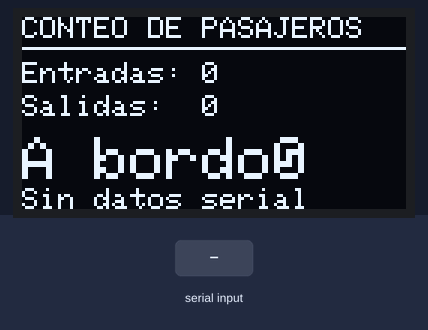
This sketch was run on a simulated ESP32. Shown: 128×64 one-colour display. The inputs (shaded band) are chosen by the test bench.

Above: at 1.2 s.
1.3 s: "1\n" received over Serial
At 2.4 s:
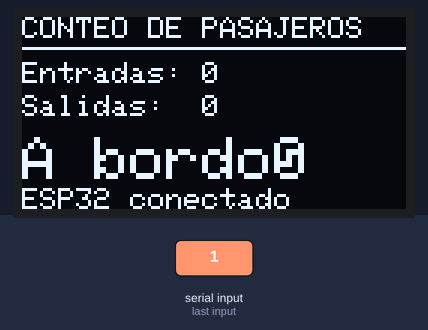
Timing chart, 0 to 4.3 s (numbered marks = the images above; inputs shaded):
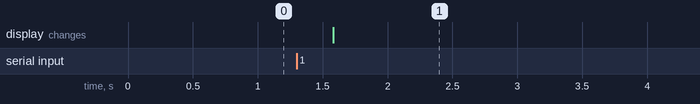

The sketch:

esp32_oled.ino
```cpp
// Firmware de ejemplo para ESP32 + OLED SSD1306 I2C 128x64.
//
// IMPORTANTE: adaptar y verificar antes de flashear.
// - Placa exacta de ESP32: pendiente de confirmar.
// - Pantalla: SSD1306 128x64, dirección I2C habitual 0x3C.
// - Pines de ejemplo: SDA=21, SCL=22. No son válidos en todas las placas.
// - Alimentación: 3.3 V y GND comunes con la Raspberry por USB.
//
// Protocolo: una línea JSON por puerto serial a 115200 baudios.
// {"entradas":10,"salidas":8,"ocupacion":2}
//
// Librerías Arduino: Adafruit GFX, Adafruit SSD1306, ArduinoJson 7.x.
#include <Wire.h>
#include <Adafruit_GFX.h>
#include <Adafruit_SSD1306.h>
#include <ArduinoJson.h>

constexpr int SCREEN_WIDTH = 128;
constexpr int SCREEN_HEIGHT = 64;
constexpr int OLED_RESET = -1;
constexpr uint8_t SCREEN_ADDRESS = 0x3C;  // Verificar con escáner I2C.
constexpr int PIN_SDA = 21;               // Verificar en la placa real.
constexpr int PIN_SCL = 22;
constexpr unsigned long TIMEOUT_MS = 5000;

Adafruit_SSD1306 display(SCREEN_WIDTH, SCREEN_HEIGHT, &Wire, OLED_RESET);

int entradas = 0;
int salidas = 0;
int ocupacion = 0;
bool hayDatos = false;
unsigned long ultimoMensaje = 0;

void mostrarPantalla(bool conectado) {
  display.clearDisplay();
  display.setTextColor(SSD1306_WHITE);

  display.setTextSize(1);
  display.setCursor(0, 0);
  display.print("CONTEO DE PASAJEROS");
  display.drawLine(0, 10, 127, 10, SSD1306_WHITE);

  display.setCursor(0, 15);
  display.print("Entradas: ");
  display.print(entradas);
  display.setCursor(0, 26);
  display.print("Salidas:  ");
  display.print(salidas);

  display.setTextSize(2);
  display.setCursor(0, 40);
  display.print("A bordo:");
  display.setCursor(84, 40);
  display.print(ocupacion);

  display.setTextSize(1);
  display.setCursor(0, 57);
  display.print(conectado ? "ESP32 conectado" : "Sin datos serial");
  display.display();
}

void setup() {
  Serial.begin(115200);
  Wire.begin(PIN_SDA, PIN_SCL);
  if (!display.begin(SSD1306_SWITCHCAPVCC, SCREEN_ADDRESS)) {
    // Si la pantalla no responde, no bloquear el puerto serial.
    Serial.println("ERROR: OLED SSD1306 no encontrada");
  } else {
    mostrarPantalla(false);
  }
}

void loop() {
  if (Serial.available() > 0) {
    String linea = Serial.readStringUntil('\n');
    linea.trim();
    if (linea.length() > 0) {
      JsonDocument doc;
      DeserializationError error = deserializeJson(doc, linea);
      if (!error) {
        entradas = doc["entradas"] | entradas;
        salidas = doc["salidas"] | salidas;
        ocupacion = doc["ocupacion"] | ocupacion;
        hayDatos = true;
        ultimoMensaje = millis();
      }
    }
  }

  static unsigned long ultimaActualizacion = 0;
  if (millis() - ultimaActualizacion > 500) {
    bool conectado = hayDatos && (millis() - ultimoMensaje < TIMEOUT_MS);
    mostrarPantalla(conectado);
    ultimaActualizacion = millis();
  }
}
```

Measured:
- after the input at 1.3 s, the display: changes after 0.28 s (image 1)
